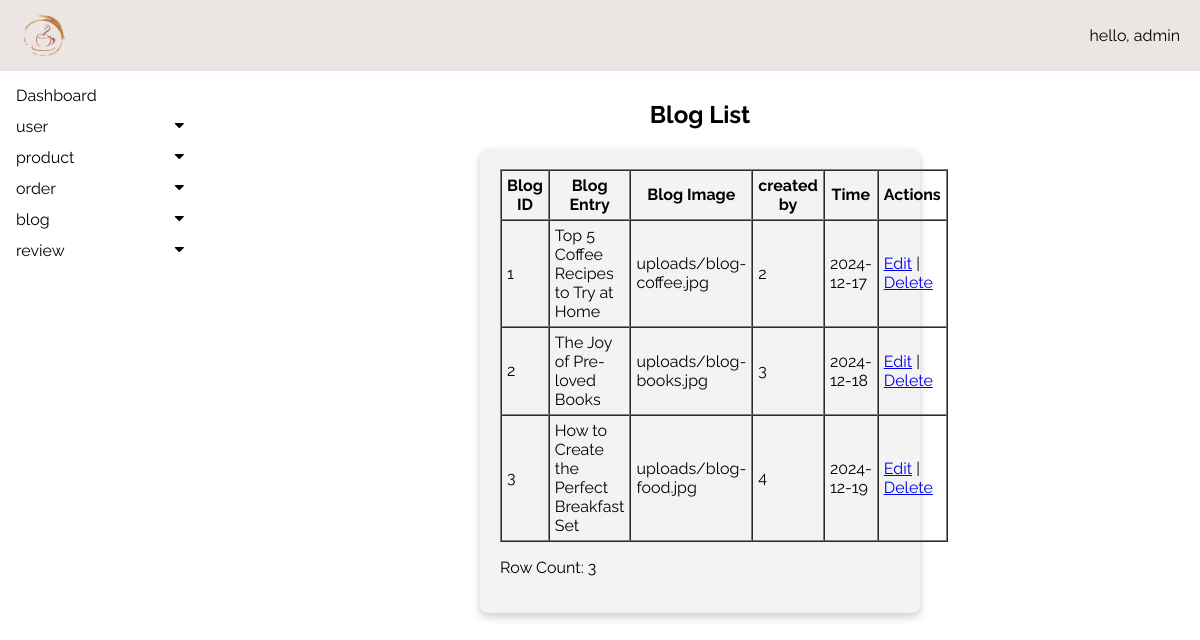
/admin/modules/blogs/viewBlogs.php, run on the app's committed database.
### tables this page shows
CREATE TABLE `blog` (
  `blogID` int(11) NOT NULL,
  `blogEntry` text NOT NULL,
  `blogImg` varchar(100) NOT NULL,
  `createdBy` int(11) NOT NULL,
  `updatedDate` date NOT NULL DEFAULT current_timestamp()
);

### admin/modules/blogs/viewBlogs.php (the view, shortened to what this page needs)
<?php
include("../../config/config.php");
?>
<!DOCTYPE html>
<html lang="en">
<head>
    <link rel="stylesheet" href="https://cdnjs.cloudflare.com/ajax/libs/font-awesome/4.7.0/css/font-awesome.min.css">
    <link rel="stylesheet" type="text/css" href="<?php echo ADMIN_BASE_URL; ?>/css/admin.css">
</head>
<body>
    <div class="topNav">
        <div class="logo-container">
            <a href="http://localhost/ppms/admin/"><img src="http://localhost/ppms/img/icon.png" alt="logo"
                    class="logo"></a>
        </div>
        <div>
            <p>hello, admin</p>
        </div>
    </div>
    <?php include("../../includes/sideNav.php"); ?>
    <div class="main">
        <h2 style="text-align: center;">Blog List</h2>
        <div class="rowform">
            <?php
            $sql_blog = "SELECT b.blogID, b.blogEntry, b.blogImg, b.createdBy, b.updatedDate
            FROM blog b
            ORDER BY b.blogID ASC";
            $result = mysqli_query($conn, $sql_blog);
            $rowcount = mysqli_num_rows($result);
            if ($rowcount > 0) {
                echo "<table border='1' cellpadding='5' cellspacing='0' width='100%'>";
                echo "<tr>";
                echo "<th>Blog ID</th>";
                echo "<th>Blog Entry</th>";
                echo "<th>Blog Image</th>";
                echo "<th>created by</th>";
                echo "<th>Time</th>";
                echo "<th>Actions</th>";
                echo "</tr>";
                while ($row = mysqli_fetch_assoc($result)) {
                    echo "<tr>";
                    echo "<td>" . htmlspecialchars($row["blogID"]) . "</td>";
                    echo "<td>" . htmlspecialchars($row["blogEntry"]) . "</td>";
                    echo "<td>" . htmlspecialchars($row["blogImg"]) . "</td>";
                    echo "<td>" . htmlspecialchars($row["createdBy"]) . "</td>";
                    echo "<td>" . htmlspecialchars($row["updatedDate"]) . "</td>";
                    echo "<td>";
                    echo "<a href='editBlogs.php?id=" . urlencode($row["blogID"]) . "'>Edit</a> | ";
                    echo "<a href='?action=delete&id=" . urlencode($row["blogID"]) . "' onclick='return confirm(\"Are you sure you want to delete this blog?\");'>Delete</a>";
                    echo "</td>";
                    echo "</tr>";
                }
                echo "</table>";
                echo "<p>Row Count: $rowcount</p>";
            } else {
                echo "<p>No results found.</p>";
            }
            ?>
        </div>
    </div>
</body>
</html>

### admin/css/admin.css (style rules this page uses)
body { font-family: "Raleway", sans-serif; margin: 0; padding: 0; background-color: white; }
.topNav { display: flex; justify-content: space-between; align-items: center; background-color:#ebe6e4; color: black; padding: 10px 20px; position: fixed; top: 0; left: 0; width: 100%; z-index: 2; box-sizing: border-box; }
.topNav img { height: 50px; }
.topNav a { color: black; text-decoration: none; font-size: 16px; display: flex; align-items: center; }
.main { margin-top: 70px; margin-left: 200px; padding: 10px 10px; }
.rowform { max-width: 400px; padding: 20px; background-color: #f3f3f3; border-radius: 8px; box-shadow: 0 4px 8px rgba(0, 0, 0, 0.2); margin: auto; }

### data on the page
blog: blogID "1", blogEntry "Top 5 Coffee Recipes to Try at Home", blogImg "uploads/blog-coffee.jpg", createdBy "2", updatedDate "2024-12-17"
blog: blogID "2", blogEntry "The Joy of Pre-loved Books", blogImg "uploads/blog-books.jpg", createdBy "3", updatedDate "2024-12-18"
blog: blogID "3", blogEntry "How to Create the Perfect Breakfast Set", blogImg "uploads/blog-food.jpg", createdBy "4", updatedDate "2024-12-19"

### other printed values
$rowcount "3"
